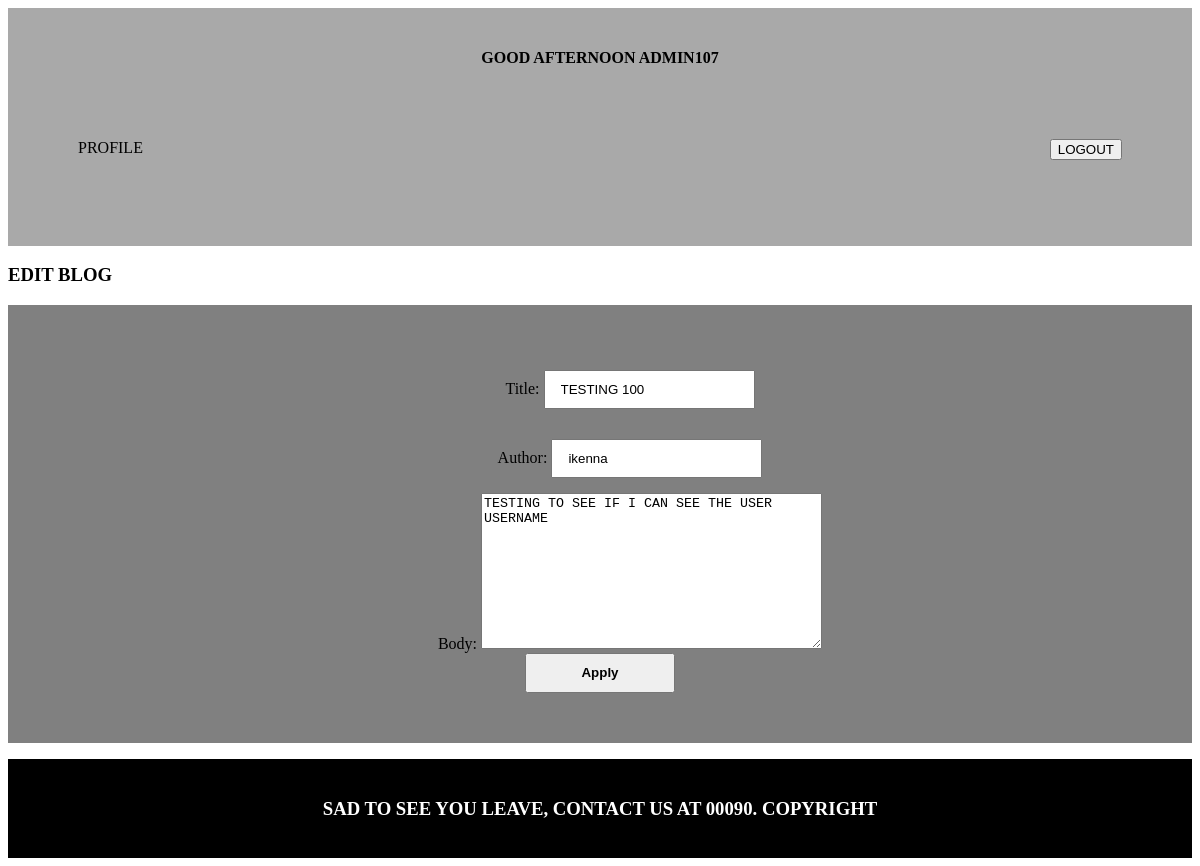
Page /blog/details/1/update/ (signed in) on the committed database.
### users/models.py (models this page shows)
class User(AbstractUser):
    def __str__(self):
        return self.username

### myblog/models.py (models this page shows, shortened)
class Post(models.Model):
    title = models.CharField(max_length=250)
    author = models.CharField(max_length=250)
    body = models.TextField()
    user = models.ForeignKey(User,on_delete=models.CASCADE,related_name="post")
    image = models.FileField(null=True,blank=True,upload_to="posts/")
    date = models.DateTimeField(auto_now_add=True)
    updated_at = models.DateTimeField(auto_now=True)
    is_deleted = models.BooleanField(default=False)
    liked_by = models.ManyToManyField(User,related_name="posts_liked")

### myblog/blog_view.py (the view)
# urls.py: path("blog/details/<int:pk>/update/",blog_view.UpdatePostView.as_view(),name="update-post"),
class UpdatePostView(LoginRequiredMixin,UserPassesTestMixin,UpdateView):
    model = Post
    template_name = "update-post.html"
    form_class = PostForm
    success_url = reverse_lazy("blog-list")
    def get_context_data(self, **kwargs):
        ctx =  super(UpdatePostView,self).get_context_data()
        ctx["name"] = "TINHO"
        return ctx
    def test_func(self):
        post = self.get_object()
        if post.user != self.request.user:
            return False
        return True

### myblog/forms.py (shortened to what this page needs)
class PostForm(forms.ModelForm):
    class Meta :
        model = Post
        fields = ["title","author","body"]

### myblog/context_processors.py (called while the page is built)
def greet():
        current_time = datetime.now()
        current_time = current_time.hour
        greeting = "MORNING"
        if current_time >= 12 and current_time < 17:
                greeting = "AFTERNOON"
        elif current_time >= 17 and current_time < 20:
                greeting = "EVENING"
        elif current_time >= 20 or current_time < 4:
                greeting = "NIGHT"
        else:
            greeting = greeting
        intro_greeting = "GOOD {}".format(greeting)
        return intro_greeting

def global_site_data(request):
    ctx = {
        "c_name" : "FIRST GLOBAL TESTING",
        "c_age"  : 50,
        "greeting": greet(),
        "name" : "Tinho"
    }
    return ctx

### myblog/templates/update-post.html (shortened to what this page needs)
{% extends 'dashboard-base.html' %}
{% block dashboard_content %}
<h3>EDIT BLOG</h3>
<form method="post" style="justify-content: center; text-align: center;" class="register-form">
    {{form}}
    <button type="submit" class="btn">Apply</button>
</form>
{% endblock %}

### users/templates/dashboard-base.html (shortened to what this page needs)
{% load static %}
<html>
<head>
    <link rel="stylesheet" href="{% static 'CSS/style.css' %}">
</head>
<body>
    <nav class="dashboard-nav">
        <div>
            <h4>{{greeting}} {{user.username|upper}} </h4>
        </div>
        <div class="navigations">
            <a href="{% url 'profile' %}">PROFILE</a>
            <form method="post" action="{% url 'logout' %}">
                <button type="submit">LOGOUT</button>
            </form>
        </div>
    </nav>
    {% block dashboard_content %}
    {% endblock %}
    <footer>
        <div>
            <h3>SAD TO SEE YOU LEAVE, CONTACT US AT 00090. COPYRIGHT</h3>
        </div>
    </footer>
</body>
</html>

### static/CSS/style.css (style rules this page uses)
nav { background-color: gray; padding: 20px 20px; text-align: center; color: black; }
.navigations { display: flex; justify-content: space-between; padding: 50px 50px; }
a { color: black; text-decoration: none; }
footer { background-color: black; padding: 20px 20px; color: white; text-align: center; }
.register-form { background-color: grey; padding: 50px 40px; }
.register-form input { padding: 10px 15px; margin: 15px 0px !important; }
.register-form label { padding-left: 60px; }
.register-form .btn { width: 150px; height: 40px; text-align: center; font-weight: 600; }
.dashboard-nav { background-color:darkgray; }

### rows in the picture
User: username "ADMIN107"
Post: title "TESTING 100", author "ikenna", body "TESTING TO SEE IF I CAN SEE THE USER USERNAME"

### other values in the picture
{{ greeting }} "GOOD AFTERNOON"
